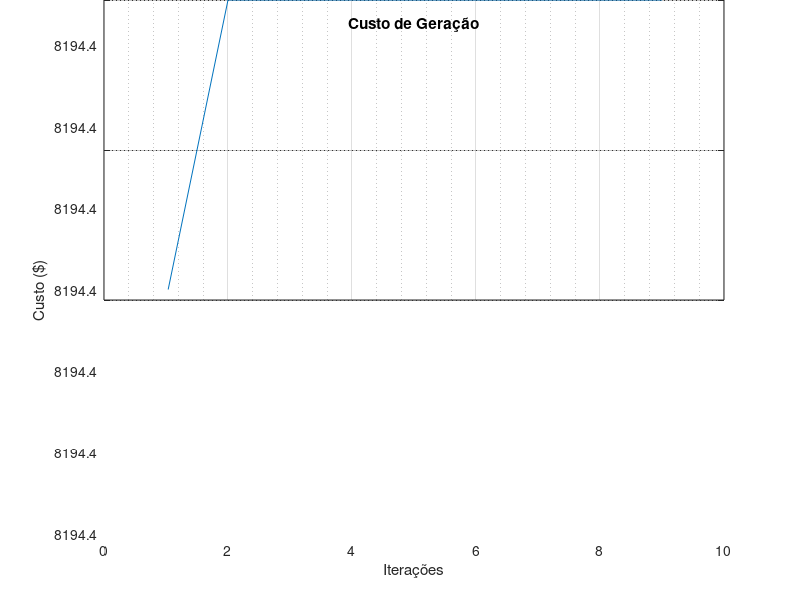

The MATLAB script that drew this image:
clear all
clc
close all

% Método Primal Dual para PPQ - Despacho Econômico 3 Geradores
% Rafael Pavan

% Define a Matriz A:

A = [1 1 1 0 0 0 0 0 0; -1 0 0 1 0 0 0 0 0; 1 0 0 0 1 0 0 0 0; 0 -1 0 0 0 1 0 0 0; 0 1 0 0 0 0 1 0 0; 0 0 -1 0 0 0 0 1 0; 0 0 1 0 0 0 0 0 1];

% Define vetor c:

c = [7.92;7.97;7.85;0;0;0;0;0;0];

% Define Vetor b:

b = [850;-100;600;-50;200;-100;400];

% Define Matriz Q

Q = [2*0.001562 0 0 0 0 0 0 0 0; 0 2*0.00482 0 0 0 0 0 0 0; 0 0 2*0.00194 0 0 0 0 0 0; 0 0 0 0 0 0 0 0 0; 0 0 0 0 0 0 0 0 0; 0 0 0 0 0 0 0 0 0; 0 0 0 0 0 0 0 0 0; 0 0 0 0 0 0 0 0 0; 0 0 0 0 0 0 0 0 0];


% Realiza Teste

x0 = -inv(Q)*c;


if (A*x0) == transpose(b)
    
    if length(x0(x0>=0)) == length(x0)

        display("Pare. Solução Ótima Encontrada")

    end
end
 
iteracoes = 1;

% Define Solução Inicial

x0 = [500; 100; 250; 350; 150; 50; 100; 200; 100];

Xk = zeros(length(x0),length(x0));

xk = x0;

e = ones(1,length(xk));

custo = [];

sk = 1./x0;

% Define Tolerâncias

episolon1 = 9.99e-2;
episolon2 = 9.99e-2;
episolon3 = 9.99e-2;

maxi = 10;

miks =[];

wk = zeros(7,1);

Xk = zeros(length(xk),length(xk));

Sk = zeros(length(xk),length(xk));

while(iteracoes<maxi)
    
    for i=1:length(xk)
        
        Xk(i,i) = xk(i);
        
    end
    
    
    for i=1:length(sk)
        
        Sk(i,i) = sk(i);
        
    end
    
    
    % Cálculo de mik

    mik = transpose(sk)*xk/length(sk); % quantidade de variáveis de folga no problema dual
    
    
    if iteracoes == 1
        
        mik=1;
        
    end
    
    miks=[miks,mik];
    
    % Cálculo de tk
    
    tk =  b - A*xk;
    
    % Cálculo de uk
    
    uk = Q*xk + c - transpose(A)*wk-sk;
    
    % Cálculo de vk
    
    vk = mik*(transpose(e)) - Xk*Sk*transpose(e);
    
    % Cálculo de pk
    
    pk = inv(Xk)*vk;
    
    % Cálculo de thetak
    
    thetak = inv(Sk+Xk*Q);
    
    % Teste de Otimalidade
    
    if mik < episolon1 & norm(tk)/(norm(b)+1) < episolon2 & norm(uk)/(norm(c+Q*xk)+1) < episolon3
        
        display('Solução Ótima Encontrada')
        
        break
        
    end
       
        
        
  
    % Calcula Direção de Translação 
    
    
    % Com as equaçeõs da aula o algoritmo não funcionou. Com as equações do
    % Livro da Puthenpura funcionou! (7.89b e 7.89c)

    dwk = inv(A*thetak*Xk*transpose(A))*(tk + A*thetak*(Xk*uk-vk));
       
    dxk = thetak*(Xk*(transpose(A)*dwk - uk) + vk);
    
    dsk =  inv(Xk)*(vk-Sk*dxk);
        
    % Teste de Otimalidade

    if sum(tk==0) == length(tk) & sum(dxk>0)==length(dxk) & transpose(c)*dxk<0
        
        display('Problema Ilimitado')
        break 
    
    end
    
    if uk == 0 & dsk>0 & transpose(b)*dwk>0

        display('Solução Ótima Encontrada')
        break 
    end
    
    % Cálculo do Passo
    
 
    alfa = 0.995;
   
    
    lista_x = max(dxk./(-alfa*xk));
    lista_s = max(dsk./(-alfa*sk));
    
    
    % Passos conforme livro da Fang, Puthenpura.
    
    betap = 1/max([lista_x,1]);
    
    betad = 1/max([lista_s,1]);
    
    
    % Atualização das Variáveis
    
    xa = xk;
    xk = xk + betap*dxk;
    wk = wk + betad*dwk;
    sk = sk + betad*dsk;
 
    iteracoes = iteracoes + 1;
    
    custo = [custo,(transpose(xk)*Q*xk/2)+(transpose(c)*xk)+561+78+310];
    
end

display('Solução [MW]')
disp(['Gerador 1: ' num2str(xk(1))])
disp(['Gerador 2: ' num2str(xk(2))])
disp(['Gerador 3: ' num2str(xk(3))])

display(['Função Objetivo [$]: ',num2str((transpose(xk)*Q*xk/2)+(transpose(c)*xk)+561+78+310)])

plot(custo)
grid on
grid minor
title('Custo de Geração')
xlabel('Iterações')
ylabel('Custo ($)')